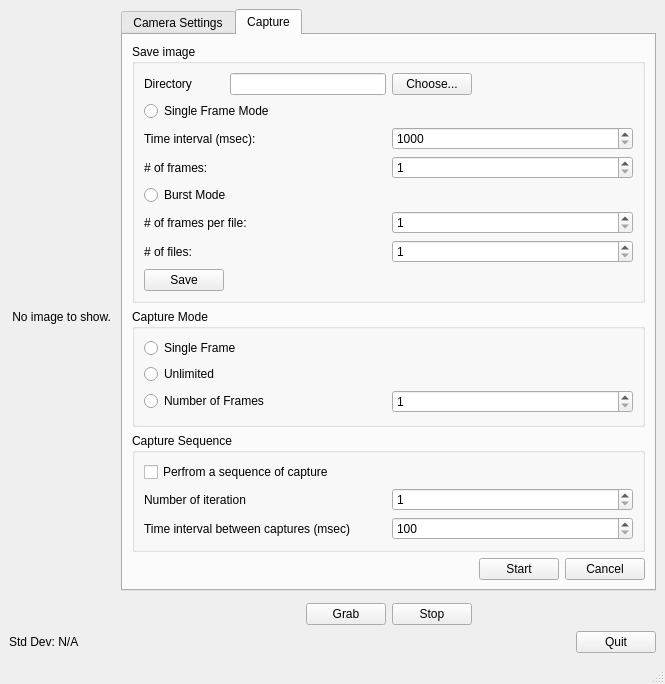
<?xml version="1.0" encoding="UTF-8"?>
<ui version="4.0">
 <class>MainWindow</class>
 <widget class="QMainWindow" name="MainWindow">
  <property name="geometry">
   <rect>
    <x>0</x>
    <y>0</y>
    <width>665</width>
    <height>640</height>
   </rect>
  </property>
  <property name="windowTitle">
   <string>MainWindow</string>
  </property>
  <widget class="QWidget" name="centralwidget">
   <layout class="QGridLayout" name="gridLayout_2">
    <item row="6" column="3">
     <layout class="QGridLayout" name="gridLayout_6">
      <item row="0" column="1">
       <widget class="QPushButton" name="btnQuit">
        <property name="text">
         <string>Quit</string>
        </property>
       </widget>
      </item>
      <item row="0" column="0">
       <spacer name="horizontalSpacer_3">
        <property name="orientation">
         <enum>Qt::Horizontal</enum>
        </property>
        <property name="sizeHint" stdset="0">
         <size>
          <width>40</width>
          <height>20</height>
         </size>
        </property>
       </spacer>
      </item>
     </layout>
    </item>
    <item row="0" column="0" rowspan="6">
     <layout class="QGridLayout" name="gridLayout_8">
      <item row="0" column="0">
       <widget class="QLabel" name="imageLabel">
        <property name="text">
         <string> No image to show. </string>
        </property>
       </widget>
      </item>
     </layout>
    </item>
    <item row="0" column="3" rowspan="4">
     <layout class="QGridLayout" name="gridLayout_5">
      <item row="0" column="1">
       <widget class="QTabWidget" name="tabWidget">
        <property name="currentIndex">
         <number>1</number>
        </property>
        <widget class="QWidget" name="tabSettings">
         <attribute name="title">
          <string>Camera Settings</string>
         </attribute>
         <layout class="QGridLayout" name="gridLayout_10">
          <item row="0" column="0">
           <widget class="QGroupBox" name="groupBoxSerial">
            <property name="title">
             <string>Serial Configuration</string>
            </property>
            <layout class="QGridLayout" name="gridLayout_3">
             <item row="4" column="0">
              <widget class="QPushButton" name="btnConnect">
               <property name="text">
                <string>Connect</string>
               </property>
              </widget>
             </item>
             <item row="0" column="0" colspan="2">
              <widget class="QComboBox" name="boxPortList"/>
             </item>
             <item row="4" column="1">
              <widget class="QPushButton" name="btnDisconnect">
               <property name="text">
                <string>Disconnect</string>
               </property>
              </widget>
             </item>
            </layout>
           </widget>
          </item>
          <item row="2" column="0">
           <spacer name="verticalSpacer_2">
            <property name="orientation">
             <enum>Qt::Vertical</enum>
            </property>
            <property name="sizeHint" stdset="0">
             <size>
              <width>20</width>
              <height>40</height>
             </size>
            </property>
           </spacer>
          </item>
          <item row="1" column="0">
           <widget class="QGroupBox" name="groupBoxSettings">
            <property name="title">
             <string>Camera Settings</string>
            </property>
            <layout class="QGridLayout" name="gridLayout">
             <item row="1" column="3">
              <widget class="QPushButton" name="btnApplyGain">
               <property name="text">
                <string>Apply Gain</string>
               </property>
              </widget>
             </item>
             <item row="2" column="2">
              <widget class="QDoubleSpinBox" name="inputOffset">
               <property name="minimum">
                <double>-4095.000000000000000</double>
               </property>
               <property name="maximum">
                <double>4095.000000000000000</double>
               </property>
               <property name="singleStep">
                <double>1.000000000000000</double>
               </property>
               <property name="value">
                <double>0.000000000000000</double>
               </property>
              </widget>
             </item>
             <item row="7" column="1">
              <widget class="QLabel" name="currentFrameRate">
               <property name="text">
                <string>30.00</string>
               </property>
               <property name="alignment">
                <set>Qt::AlignRight|Qt::AlignTrailing|Qt::AlignVCenter</set>
               </property>
              </widget>
             </item>
             <item row="3" column="0">
              <widget class="QLabel" name="labelBinning">
               <property name="text">
                <string>Binning</string>
               </property>
              </widget>
             </item>
             <item row="5" column="1">
              <widget class="QLabel" name="currentVBin">
               <property name="text">
                <string>1</string>
               </property>
               <property name="alignment">
                <set>Qt::AlignRight|Qt::AlignTrailing|Qt::AlignVCenter</set>
               </property>
              </widget>
             </item>
             <item row="4" column="2">
              <widget class="QComboBox" name="inputHBin">
               <property name="mouseTracking">
                <bool>true</bool>
               </property>
               <item>
                <property name="text">
                 <string>1</string>
                </property>
               </item>
               <item>
                <property name="text">
                 <string>2</string>
                </property>
               </item>
               <item>
                <property name="text">
                 <string>4</string>
                </property>
               </item>
               <item>
                <property name="text">
                 <string>8</string>
                </property>
               </item>
              </widget>
             </item>
             <item row="4" column="1">
              <widget class="QLabel" name="currentHBin">
               <property name="text">
                <string>1</string>
               </property>
               <property name="alignment">
                <set>Qt::AlignRight|Qt::AlignTrailing|Qt::AlignVCenter</set>
               </property>
              </widget>
             </item>
             <item row="2" column="3">
              <widget class="QPushButton" name="btnApplyOffset">
               <property name="text">
                <string>Apply Offset</string>
               </property>
              </widget>
             </item>
             <item row="2" column="0">
              <widget class="QLabel" name="labelOffset">
               <property name="text">
                <string>Offset</string>
               </property>
              </widget>
             </item>
             <item row="5" column="0">
              <widget class="QLabel" name="labelBinningV">
               <property name="text">
                <string>Vertical:</string>
               </property>
               <property name="alignment">
                <set>Qt::AlignRight|Qt::AlignTrailing|Qt::AlignVCenter</set>
               </property>
              </widget>
             </item>
             <item row="1" column="2">
              <widget class="QDoubleSpinBox" name="inputGain">
               <property name="minimum">
                <double>1.000000000000000</double>
               </property>
               <property name="maximum">
                <double>10.000000000000000</double>
               </property>
               <property name="singleStep">
                <double>0.100000000000000</double>
               </property>
              </widget>
             </item>
             <item row="8" column="2">
              <widget class="QPushButton" name="btnApplyAll">
               <property name="text">
                <string>Apply All</string>
               </property>
              </widget>
             </item>
             <item row="3" column="3">
              <widget class="QPushButton" name="btnApplyBin">
               <property name="text">
                <string>Apply Binning</string>
               </property>
              </widget>
             </item>
             <item row="8" column="1">
              <widget class="QPushButton" name="btnReset">
               <property name="text">
                <string>Reset</string>
               </property>
              </widget>
             </item>
             <item row="7" column="2">
              <widget class="QDoubleSpinBox" name="inputFrameRate">
               <property name="minimum">
                <double>1.000000000000000</double>
               </property>
               <property name="maximum">
                <double>200000.000000000000000</double>
               </property>
               <property name="value">
                <double>30.000000000000000</double>
               </property>
              </widget>
             </item>
             <item row="0" column="2">
              <widget class="QLabel" name="inputValue">
               <property name="text">
                <string>Set as</string>
               </property>
               <property name="alignment">
                <set>Qt::AlignCenter</set>
               </property>
              </widget>
             </item>
             <item row="4" column="0">
              <widget class="QLabel" name="labelBinningH">
               <property name="layoutDirection">
                <enum>Qt::LeftToRight</enum>
               </property>
               <property name="text">
                <string>Horizontal:</string>
               </property>
               <property name="alignment">
                <set>Qt::AlignRight|Qt::AlignTrailing|Qt::AlignVCenter</set>
               </property>
              </widget>
             </item>
             <item row="7" column="0">
              <widget class="QLabel" name="labelFrameRate">
               <property name="text">
                <string>Frame Rate (FPS)</string>
               </property>
              </widget>
             </item>
             <item row="7" column="3">
              <widget class="QPushButton" name="btnApplyFrameRate">
               <property name="text">
                <string>Apply Frame Rate</string>
               </property>
              </widget>
             </item>
             <item row="6" column="2">
              <widget class="QSpinBox" name="inputIntegTime">
               <property name="minimum">
                <number>5</number>
               </property>
               <property name="maximum">
                <number>1000000</number>
               </property>
               <property name="value">
                <number>31221</number>
               </property>
               <property name="displayIntegerBase">
                <number>10</number>
               </property>
              </widget>
             </item>
             <item row="6" column="0">
              <widget class="QLabel" name="labelIntegTime">
               <property name="text">
                <string>Integration Time (microsec)</string>
               </property>
              </widget>
             </item>
             <item row="2" column="1">
              <widget class="QLabel" name="currentOffset">
               <property name="text">
                <string>0.00</string>
               </property>
               <property name="alignment">
                <set>Qt::AlignRight|Qt::AlignTrailing|Qt::AlignVCenter</set>
               </property>
              </widget>
             </item>
             <item row="6" column="1">
              <widget class="QLabel" name="currentIntegTime">
               <property name="text">
                <string>31221</string>
               </property>
               <property name="alignment">
                <set>Qt::AlignRight|Qt::AlignTrailing|Qt::AlignVCenter</set>
               </property>
              </widget>
             </item>
             <item row="0" column="1">
              <widget class="QLabel" name="currentValue">
               <property name="text">
                <string>Current Value</string>
               </property>
               <property name="alignment">
                <set>Qt::AlignCenter</set>
               </property>
              </widget>
             </item>
             <item row="1" column="0">
              <widget class="QLabel" name="labelGain">
               <property name="text">
                <string>Gain</string>
               </property>
              </widget>
             </item>
             <item row="2" column="4">
              <spacer name="horizontalSpacer_4">
               <property name="orientation">
                <enum>Qt::Horizontal</enum>
               </property>
               <property name="sizeHint" stdset="0">
                <size>
                 <width>40</width>
                 <height>20</height>
                </size>
               </property>
              </spacer>
             </item>
             <item row="6" column="3">
              <widget class="QPushButton" name="btnApplyIntegTime">
               <property name="text">
                <string>Aplply Integration Time</string>
               </property>
              </widget>
             </item>
             <item row="5" column="2">
              <widget class="QComboBox" name="inputVBin">
               <item>
                <property name="text">
                 <string>1</string>
                </property>
               </item>
               <item>
                <property name="text">
                 <string>2</string>
                </property>
               </item>
               <item>
                <property name="text">
                 <string>4</string>
                </property>
               </item>
               <item>
                <property name="text">
                 <string>8</string>
                </property>
               </item>
              </widget>
             </item>
             <item row="1" column="1">
              <widget class="QLabel" name="currentGain">
               <property name="text">
                <string>1.00</string>
               </property>
               <property name="alignment">
                <set>Qt::AlignRight|Qt::AlignTrailing|Qt::AlignVCenter</set>
               </property>
              </widget>
             </item>
            </layout>
           </widget>
          </item>
         </layout>
        </widget>
        <widget class="QWidget" name="tabSave">
         <attribute name="title">
          <string>Capture</string>
         </attribute>
         <layout class="QGridLayout" name="gridLayout_11">
          <item row="2" column="0">
           <widget class="QGroupBox" name="groupBoxSqn">
            <property name="title">
             <string>Capture Sequence</string>
            </property>
            <layout class="QGridLayout" name="gridLayout_13">
             <item row="1" column="0">
              <widget class="QLabel" name="labelNIter">
               <property name="text">
                <string>Number of iteration</string>
               </property>
              </widget>
             </item>
             <item row="0" column="0">
              <widget class="QCheckBox" name="chkSequence">
               <property name="text">
                <string>Perfrom a sequence of capture</string>
               </property>
              </widget>
             </item>
             <item row="2" column="0">
              <widget class="QLabel" name="labelTIntv">
               <property name="text">
                <string>Time interval between captures (msec)</string>
               </property>
              </widget>
             </item>
             <item row="1" column="1">
              <widget class="QSpinBox" name="inputNIter">
               <property name="minimum">
                <number>1</number>
               </property>
               <property name="maximum">
                <number>1000000</number>
               </property>
              </widget>
             </item>
             <item row="2" column="1">
              <widget class="QSpinBox" name="inputTIntv">
               <property name="minimum">
                <number>100</number>
               </property>
               <property name="maximum">
                <number>1000000</number>
               </property>
              </widget>
             </item>
            </layout>
           </widget>
          </item>
          <item row="3" column="0">
           <layout class="QGridLayout" name="gridLayout_14">
            <item row="0" column="2">
             <widget class="QPushButton" name="btnCancel">
              <property name="text">
               <string>Cancel</string>
              </property>
             </widget>
            </item>
            <item row="0" column="1">
             <widget class="QPushButton" name="btnStart">
              <property name="text">
               <string>Start</string>
              </property>
             </widget>
            </item>
            <item row="0" column="0">
             <spacer name="horizontalSpacer_6">
              <property name="orientation">
               <enum>Qt::Horizontal</enum>
              </property>
              <property name="sizeHint" stdset="0">
               <size>
                <width>40</width>
                <height>20</height>
               </size>
              </property>
             </spacer>
            </item>
           </layout>
          </item>
          <item row="0" column="0">
           <widget class="QGroupBox" name="groupBoxSave">
            <property name="title">
             <string>Save image</string>
            </property>
            <layout class="QGridLayout" name="gridLayout_9">
             <item row="0" column="4">
              <spacer name="horizontalSpacer_5">
               <property name="orientation">
                <enum>Qt::Horizontal</enum>
               </property>
               <property name="sizeHint" stdset="0">
                <size>
                 <width>40</width>
                 <height>20</height>
                </size>
               </property>
              </spacer>
             </item>
             <item row="0" column="0">
              <widget class="QLabel" name="labelDirectory">
               <property name="text">
                <string>Directory</string>
               </property>
              </widget>
             </item>
             <item row="0" column="3">
              <widget class="QPushButton" name="btnChooseDir">
               <property name="text">
                <string>Choose...</string>
               </property>
              </widget>
             </item>
             <item row="1" column="0" colspan="5">
              <layout class="QGridLayout" name="gridLayout_7">
               <item row="2" column="1">
                <widget class="QSpinBox" name="inputNFrame">
                 <property name="minimum">
                  <number>1</number>
                 </property>
                </widget>
               </item>
               <item row="1" column="1">
                <widget class="QSpinBox" name="inputTimeIntv">
                 <property name="minimum">
                  <number>1000</number>
                 </property>
                 <property name="maximum">
                  <number>100000</number>
                 </property>
                 <property name="singleStep">
                  <number>100</number>
                 </property>
                </widget>
               </item>
               <item row="1" column="0">
                <widget class="QLabel" name="labelTimeIntv">
                 <property name="text">
                  <string>Time interval (msec):</string>
                 </property>
                </widget>
               </item>
               <item row="5" column="1">
                <widget class="QSpinBox" name="inputNFile">
                 <property name="minimum">
                  <number>1</number>
                 </property>
                </widget>
               </item>
               <item row="2" column="0">
                <widget class="QLabel" name="labelNFrame">
                 <property name="text">
                  <string># of frames:</string>
                 </property>
                </widget>
               </item>
               <item row="4" column="0">
                <widget class="QLabel" name="labelFramePerFile">
                 <property name="text">
                  <string># of frames per file: </string>
                 </property>
                </widget>
               </item>
               <item row="4" column="1">
                <widget class="QSpinBox" name="inputFramePerFile">
                 <property name="minimum">
                  <number>1</number>
                 </property>
                </widget>
               </item>
               <item row="5" column="0">
                <widget class="QLabel" name="labelNFile">
                 <property name="text">
                  <string># of files:</string>
                 </property>
                </widget>
               </item>
               <item row="3" column="0" colspan="2">
                <widget class="QRadioButton" name="btnBurst">
                 <property name="text">
                  <string>Burst Mode</string>
                 </property>
                </widget>
               </item>
               <item row="0" column="0" colspan="2">
                <widget class="QRadioButton" name="btnSingleFrame">
                 <property name="text">
                  <string>Single Frame Mode</string>
                 </property>
                </widget>
               </item>
              </layout>
             </item>
             <item row="2" column="0" colspan="2">
              <widget class="QPushButton" name="btnSave">
               <property name="text">
                <string>Save</string>
               </property>
              </widget>
             </item>
             <item row="0" column="2">
              <widget class="QLineEdit" name="inputDir"/>
             </item>
            </layout>
           </widget>
          </item>
          <item row="1" column="0">
           <widget class="QGroupBox" name="groupBoxMode">
            <property name="title">
             <string>Capture Mode</string>
            </property>
            <layout class="QGridLayout" name="gridLayout_12">
             <item row="2" column="1">
              <widget class="QSpinBox" name="inputNFrm">
               <property name="minimum">
                <number>1</number>
               </property>
               <property name="maximum">
                <number>1000000</number>
               </property>
              </widget>
             </item>
             <item row="0" column="0">
              <widget class="QRadioButton" name="labelSingleMode">
               <property name="text">
                <string>Single Frame</string>
               </property>
              </widget>
             </item>
             <item row="2" column="0">
              <widget class="QRadioButton" name="labelNFrmMode">
               <property name="text">
                <string>Number of Frames</string>
               </property>
              </widget>
             </item>
             <item row="1" column="0">
              <widget class="QRadioButton" name="labelUnlimMode">
               <property name="text">
                <string>Unlimited</string>
               </property>
              </widget>
             </item>
            </layout>
           </widget>
          </item>
         </layout>
        </widget>
       </widget>
      </item>
     </layout>
    </item>
    <item row="6" column="0">
     <widget class="QLabel" name="stdevLabel">
      <property name="text">
       <string>Std Dev: N/A</string>
      </property>
     </widget>
    </item>
    <item row="5" column="3">
     <layout class="QGridLayout" name="gridLayout_4">
      <item row="0" column="1">
       <widget class="QPushButton" name="btnGrab">
        <property name="text">
         <string>Grab</string>
        </property>
       </widget>
      </item>
      <item row="0" column="2">
       <widget class="QPushButton" name="btnStop">
        <property name="text">
         <string>Stop</string>
        </property>
       </widget>
      </item>
      <item row="0" column="0">
       <spacer name="horizontalSpacer">
        <property name="orientation">
         <enum>Qt::Horizontal</enum>
        </property>
        <property name="sizeHint" stdset="0">
         <size>
          <width>40</width>
          <height>20</height>
         </size>
        </property>
       </spacer>
      </item>
      <item row="0" column="3">
       <spacer name="horizontalSpacer_2">
        <property name="orientation">
         <enum>Qt::Horizontal</enum>
        </property>
        <property name="sizeHint" stdset="0">
         <size>
          <width>40</width>
          <height>20</height>
         </size>
        </property>
       </spacer>
      </item>
     </layout>
    </item>
   </layout>
  </widget>
  <widget class="QMenuBar" name="menubar">
   <property name="geometry">
    <rect>
     <x>0</x>
     <y>0</y>
     <width>665</width>
     <height>21</height>
    </rect>
   </property>
  </widget>
  <widget class="QStatusBar" name="statusbar"/>
 </widget>
 <resources/>
 <connections/>
</ui>
